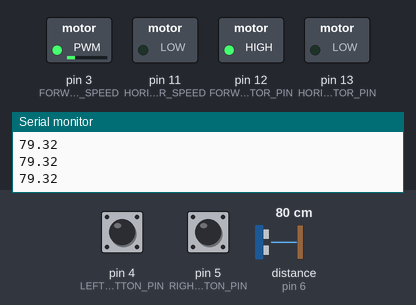
A sketch run on a simulated Arduino Uno, built with avr-gcc and run on an emulated ATmega328P. Parts: switched loads named in the sketch (green lamp = pin HIGH), the last lines printed to the serial monitor. Wiring (inferred from the names in the program): ultrasonic range finder: trigger pin 7; echo pin 6. Inputs (shaded band) come from the test bench; at power-on: distance to the obstacle (sensor on pin 6) 80 cm, pin 4 (LEFT_BUTTON_PIN) HIGH, pin 5 (RIGHT_BUTTON_PIN) HIGH. The echo pulse lasts 58.3 µs per cm; pins used as bus, display or sensor lines are not drawn.

Above: at 1.2 s.
1.3 s: distance to the obstacle (sensor on pin 6) set to 120 cm
4.3 s: pin 4 (LEFT_BUTTON_PIN) pulled LOW for 0.15 s
5.9 s: pin 5 (RIGHT_BUTTON_PIN) pulled LOW for 0.15 s
7.5 s: distance to the obstacle (sensor on pin 6) set to 2 cm
At 8.8 s:
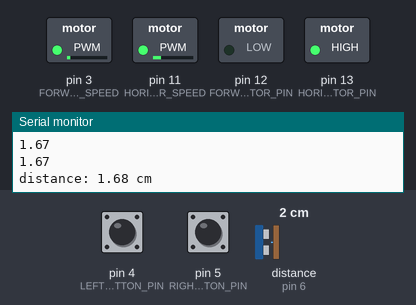
9.1 s: distance to the obstacle (sensor on pin 6) set to 250 cm
At 10.4 s:
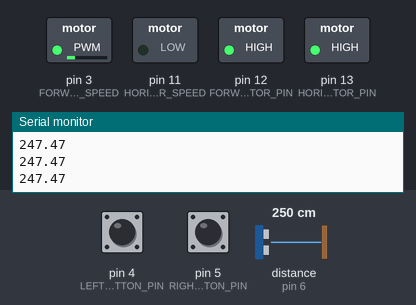
11.3 s: distance to the obstacle (sensor on pin 6) set to 4 cm
At 12.7 s:
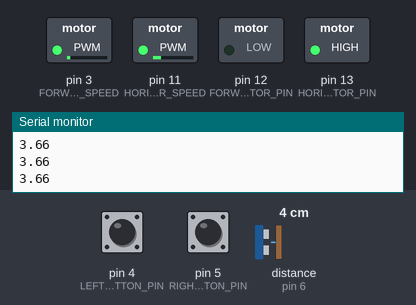
Timing chart, 0 to 13.8 s (numbered marks = the images above; inputs shaded):
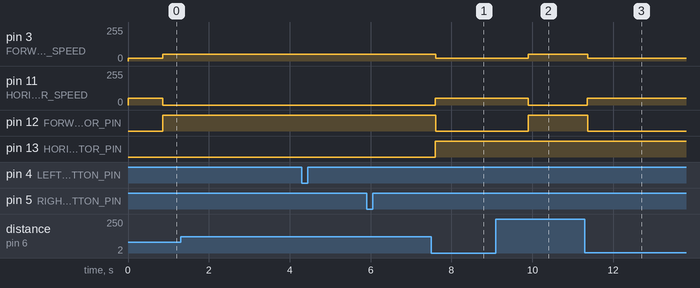

Measured:
- after the input at 7.5 s, pin 3 (FORWARD_MOTOR_SPEED): 50/255 → 20/255 after 0.11 s; pin 11 (HORIZONTAL_MOTOR_SPEED): 0/255 → 50/255 after 0.10 s; pin 12 (FORWARD_MOTOR_PIN): HIGH → LOW after 0.11 s; pin 13 (HORIZONTAL_MOTOR_PIN): LOW → HIGH after 0.10 s
- after the input at 9.1 s, pin 3 (FORWARD_MOTOR_SPEED): 20/255 → 50/255 after 0.80 s; pin 11 (HORIZONTAL_MOTOR_SPEED): 50/255 → 0/255 after 0.80 s; pin 12 (FORWARD_MOTOR_PIN): LOW → HIGH after 0.80 s
- after the input at 11.3 s, pin 3 (FORWARD_MOTOR_SPEED): 50/255 → 20/255 after 0.07 s; pin 11 (HORIZONTAL_MOTOR_SPEED): 0/255 → 50/255 after 0.06 s; pin 12 (FORWARD_MOTOR_PIN): HIGH → LOW after 0.07 s

The sketch:

working.ino
```cpp
// **************************************************************************************************
// * This is the testing block for the robot                                                        *
// * It contains several functions that can make the robot move around and sensor to sense value    *
// * The function includes:                                                                         *
// * - moving_forward();                                                                            *
// * - moving_backward();                                                                           *
// * - moving_left();                                                                               *
// * - moving_right();                                                                              *
// * - button_state();                                                                              *
// * - distance_measurement();                                                                      *
// * Try to play around with the blocks by putting them in the loop, and see what will happen       *
// * For the sensor value, you can read them in the serial monitor.                                 *
// * You can open it by pressing "ctrl + shift + M" to see the sensor value                         *
// * Good luck and have fun playing around the robot!                                               *
// *                                                                  Junzhe Chen, Jun. 21st 2023,  *
// *                                                    Updated by Yung Cheung Zhou, Jun. 25th 2025 *
// **************************************************************************************************

// Constants (Do NOT change anything between the lines)
// **************************************************************************************************
const int LEFT_BUTTON_PIN = 4;
const int RIGHT_BUTTON_PIN = 5;
const int FORWARD_MOTOR_PIN = 12;
const int FORWARD_MOTOR_SPEED = 3;
const int HORIZONTAL_MOTOR_PIN = 13;
const int HORIZONTAL_MOTOR_SPEED = 11;
const int ULTRASONIC_ECHO_PIN = 6;
const int ULTRASONIC_TRIGGER_PIN = 7;
// Values that will be used in the program
int LEFT_BUTTON_STATE = 0;
int RIGHT_BUTTON_STATE = 0;
int DIRECTION_STATE = 0;  // 0 means going to the right, 1 means going to the left
float duration_us, distance_cm;
unsigned long startMillis;
unsigned long currentMillis;
// **************************************************************************************************

// Variables that will be used in the program
// Play around with the values below
// **************************************************************************************************
const int OFFSET_TIME = 750;      // Offset time in millisecond
const int FORWARD_SPEED = 50;     // Set the value between 0 and 255
const int BACKWARD_SPEED = 20;     // Set the value between 0 and 255
const int HORIZONTAL_SPEED = 50;  // Set the value between 0 and 255
const int DISTANCE_LOWER_BOUNDARY = 4;
const int DISTANCE_UPPER_BOUNDARY = 5.5;
// **************************************************************************************************


// Function prototypes (Do NOT change anything between the lines)
// **************************************************************************************************
void setup() {
  // This part is for setting up the Arduino pins and serial connection, please keep it unchanged
  pinMode(LEFT_BUTTON_PIN, INPUT_PULLUP);
  pinMode(RIGHT_BUTTON_PIN, INPUT_PULLUP);
  pinMode(FORWARD_MOTOR_PIN, OUTPUT);
  pinMode(HORIZONTAL_MOTOR_PIN, OUTPUT);
  pinMode(ULTRASONIC_TRIGGER_PIN, OUTPUT);
  pinMode(ULTRASONIC_ECHO_PIN, INPUT);
  Serial.begin(9600);
  startMillis = millis();
}
// **************************************************************************************************


// The main loop of the program (Write your code here)
// **************************************************************************************************
void loop() {
  // Put the function blocks here to make the robot move / read sensor values
  distance_measurement();
  button_state();
  horizontal_movement();
  forward_backward_movement();
}
// **************************************************************************************************


// Function blocks that are used to control the robot (Do NOT change unless you know what you are doing)
// ******************************************************************************************************
void moving_forward() {
  // Function that moves the robot forward
  analogWrite(FORWARD_MOTOR_SPEED, FORWARD_SPEED);
  digitalWrite(FORWARD_MOTOR_PIN, HIGH);
}
// ******************************************************************************************************
void moving_backward() {
  // Function that moves the robot backward
  analogWrite(FORWARD_MOTOR_SPEED, BACKWARD_SPEED);
  digitalWrite(FORWARD_MOTOR_PIN, LOW);
}
// ******************************************************************************************************
void moving_left() {
  // Function that moves the robot to the left
  analogWrite(HORIZONTAL_MOTOR_SPEED, HORIZONTAL_SPEED);
  digitalWrite(HORIZONTAL_MOTOR_PIN, HIGH);
}
// ******************************************************************************************************
void moving_right() {
  // Function that moves the robot to the right
  analogWrite(HORIZONTAL_MOTOR_SPEED, HORIZONTAL_SPEED);
  digitalWrite(HORIZONTAL_MOTOR_PIN, LOW);
}
// ******************************************************************************************************
void stop_moving_horizontal() {
  analogWrite(HORIZONTAL_MOTOR_SPEED, 0);
}
void stop_moving_forward_backward() {
  analogWrite(FORWARD_MOTOR_SPEED, 0);
}
// ******************************************************************************************************
void button_state() {
  LEFT_BUTTON_STATE = digitalRead(LEFT_BUTTON_PIN);
  RIGHT_BUTTON_STATE = digitalRead(RIGHT_BUTTON_PIN);
  if (LEFT_BUTTON_STATE == LOW) {
    Serial.println("Left button is pressed");
    DIRECTION_STATE = 0;
  }
  if (RIGHT_BUTTON_STATE == LOW) {
    Serial.println("Right button is pressed");
    DIRECTION_STATE = 1;
  }
}
// ******************************************************************************************************
void distance_measurement() {
  if (millis() > currentMillis + 100) {  // Distance measurement in every 100 milliseconds
    currentMillis = millis();
    // generate 10-microsecond pulse to TRIG pin
    digitalWrite(ULTRASONIC_TRIGGER_PIN, HIGH);
    delayMicroseconds(10);
    digitalWrite(ULTRASONIC_TRIGGER_PIN, LOW);

    // measure duration of pulse from ECHO pin
    duration_us = pulseIn(ULTRASONIC_ECHO_PIN, HIGH);

    // calculate the distance
    distance_cm = 0.017 * duration_us;

    // print the value to Serial Monitor
    Serial.print("distance: ");
    Serial.print(distance_cm);
    Serial.println(" cm");
  }
}
// ******************************************************************************************************
void horizontal_movement() {
  if (distance_cm < DISTANCE_UPPER_BOUNDARY) {  // no horizontal movement when move thru the gap
    // Make the robot move to the right when the left side hit the wall
    if (DIRECTION_STATE == 0) {
      // Serial.println("Moving to the right >>>");
      moving_right();
    }
    // Make the robot move to the left when the right side hit the wall
    else if (DIRECTION_STATE == 1) {
      // Serial.println("Moving to the left >>>");
      moving_left();
    }
  }
}

// ******************************************************************************************************
// The code that can perform the maze solving
void forward_backward_movement() {
  Serial.println(distance_cm);
  if (distance_cm > DISTANCE_UPPER_BOUNDARY) {
    // Add the timer here
    if (currentMillis - startMillis >= OFFSET_TIME) {
      moving_forward();  //  Moving forward through the gap
      stop_moving_horizontal();
      //  Then the robot is moving forward through the gap
    }
  } else if (distance_cm < DISTANCE_LOWER_BOUNDARY) {
    startMillis = currentMillis;
    moving_backward();
    // Robot adjusts its position backward
  } else {
    stop_moving_forward_backward();
    startMillis = currentMillis;
  }
}
```
